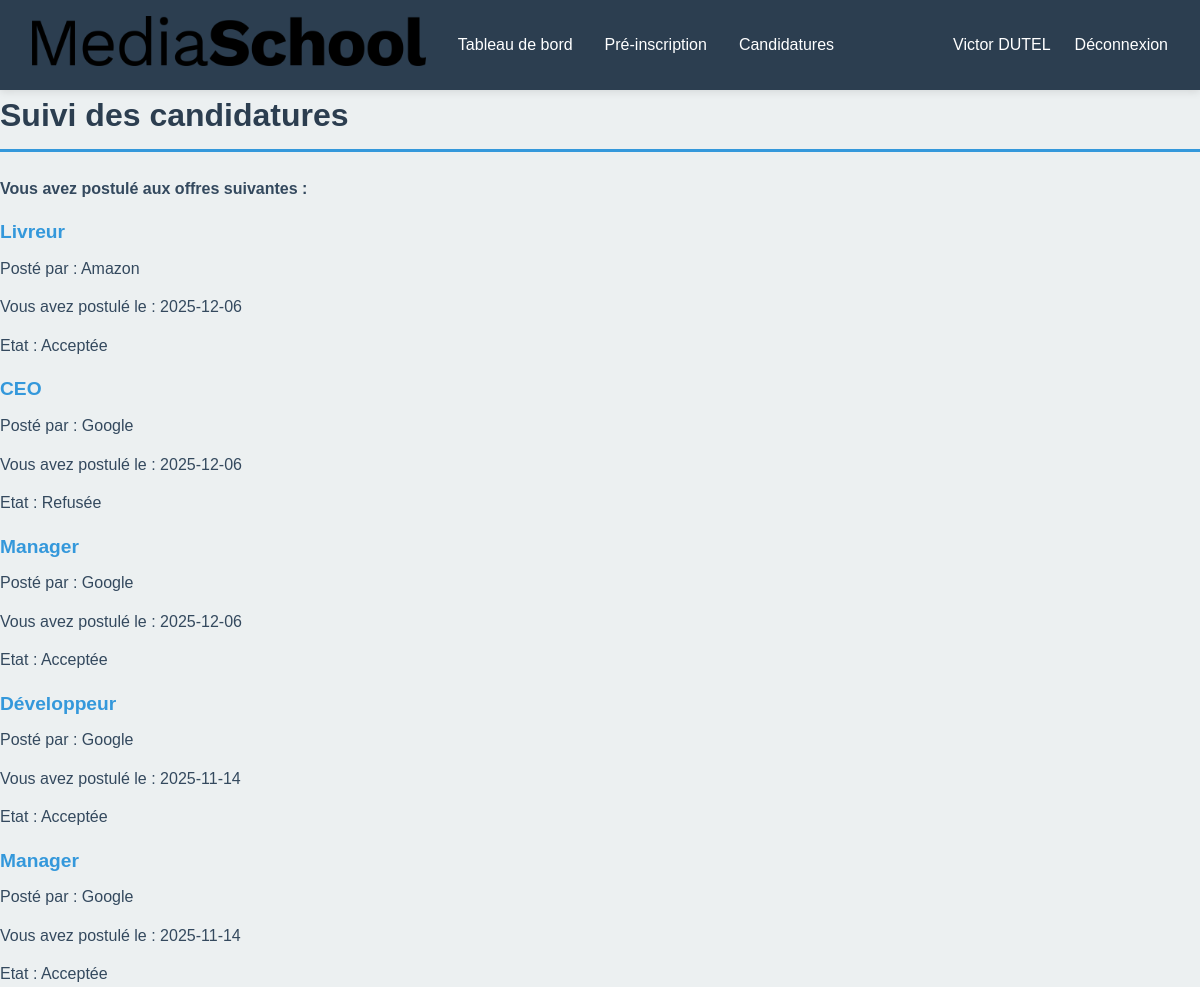
/users/eleve/candidatures.php (signed in), run on the app's committed database.
### tables this page shows
CREATE TABLE IF NOT EXISTS `candidature` (
  `id_candidature` int NOT NULL AUTO_INCREMENT,
  `etat` varchar(25) NOT NULL,
  `date_candidature` date DEFAULT NULL,
  `id_eleve` int DEFAULT NULL,
  `id_offre` int NOT NULL,
  PRIMARY KEY (`id_candidature`),
  KEY `id_eleve` (`id_eleve`),
  KEY `id_eleve_2` (`id_eleve`),
  KEY `id_offre` (`id_offre`)
);

CREATE TABLE IF NOT EXISTS `offre` (
  `id_offre` int NOT NULL AUTO_INCREMENT,
  `nom` varchar(50) NOT NULL,
  `type` varchar(50) NOT NULL,
  `duree` int NOT NULL,
  `unite_duree` varchar(2) NOT NULL,
  `date_creation` datetime NOT NULL DEFAULT CURRENT_TIMESTAMP,
  `description` text NOT NULL,
  `salaire` decimal(6,2) NOT NULL,
  `id_entreprise` int NOT NULL,
  PRIMARY KEY (`id_offre`),
  KEY `id_entreprise` (`id_entreprise`)
);

CREATE TABLE IF NOT EXISTS `entreprise` (
  `id_entreprise` int NOT NULL AUTO_INCREMENT,
  `nom` varchar(50) NOT NULL,
  `siret` varchar(15) NOT NULL,
  `email` varchar(100) NOT NULL,
  `telephone` varchar(15) NOT NULL,
  `mdp` varchar(100) NOT NULL,
  `secteur_activite` varchar(100) NOT NULL,
  `numero_rue` int NOT NULL,
  `rue` varchar(100) NOT NULL,
  `code_postal` varchar(5) NOT NULL,
  `ville` varchar(50) NOT NULL,
  PRIMARY KEY (`id_entreprise`)
);

### users/eleve/candidatures.php (the view, shortened to what this page needs)
<?php
require_once('../../connexion.php');
if (isset($_GET['id_candidature'])) {
    $id_candidature = $_GET['id_candidature'];
    $sql = "SELECT candidature.etat, candidature.date_candidature, offre.nom as nom_offre, offre.id_offre, entreprise.nom as nom_entreprise FROM candidature
    INNER JOIN offre ON offre.id_offre = candidature.id_offre
    INNER JOIN entreprise ON offre.id_entreprise = entreprise.id_entreprise
    WHERE candidature.id_candidature = ? AND candidature.id_eleve = ?";
    $stmt = $pdo->prepare($sql);
    $stmt->execute([$id_candidature, $_SESSION['user'][0]['id_eleve']]);
    $candidature = $stmt->fetchAll(PDO::FETCH_ASSOC);
    if (!$candidature) {
        echo "Candidature introuvable ou accès non autorisé.";
        exit();
    }
}
else {
    $sql = "SELECT candidature.etat, candidature.date_candidature, offre.nom as nom_offre, offre.id_offre, entreprise.nom as nom_entreprise FROM candidature
    INNER JOIN offre ON offre.id_offre = candidature.id_offre
    INNER JOIN entreprise ON offre.id_entreprise = entreprise.id_entreprise
    WHERE candidature.id_eleve = ?
    ORDER BY candidature.date_candidature DESC;";
    $stmt = $pdo->prepare($sql);
    $stmt->execute([$_SESSION['user'][0]['id_eleve']]);
    $candidatures = $stmt->fetchAll(PDO::FETCH_ASSOC);
}
?>
<!DOCTYPE html>
<html lang="fr">
<head>
    <link rel="stylesheet" href="../../style.css">
</head>
<body>
    <?php
        require_once "inc/header.php";
    ?>
    <div>
        <h1>Suivi des candidatures</h1>
        <?php
        if (isset($_GET['id_candidature'])) {
            if (!$candidature) {
                echo "<p>Candidature introuvable ou accès non autorisé.</p>";
            }
            else {
                echo "<div>";
                echo "<h3><a href='../../offre.php?id_offre=" . urlencode($candidature['id_offre']) . "'>" . htmlspecialchars($candidature['nom_offre']) . "</a></h3>";
                echo "<p>" . htmlspecialchars($candidature['nom_entreprise']) . "</p>";
                echo "</div>";
            }
        }
        else {
            if (count($candidatures) == 0) {
                echo "<p>Vous n'avez pas de candidatures en cours.</p>";
            }
            else {
                echo "<p><strong>Vous avez postulé aux offres suivantes :</strong></p>";
                foreach ($candidatures as $candidatur) {
                    echo "<div>";
                    echo "<h3><a href='../../offre.php?id_offre=" . urlencode($candidatur['id_offre']) . "'>" . htmlspecialchars($candidatur['nom_offre']) . "</a></h3>";
                    echo "<p>Posté par : " . htmlspecialchars($candidatur['nom_entreprise']) . "</p>";
                    echo "<p>Vous avez postulé le : " . htmlspecialchars($candidatur['date_candidature']) . "</p>";
                    echo "<p>Etat : " . htmlspecialchars($candidatur['etat']) . "</p>";
                    echo "</div>";
                }
            }
        }
        ?>
    </div>
</body>
</html>

### style.css (style rules this page uses)
* { margin: 0; padding: 0; box-sizing: border-box; }
:root { --color-primary: #2c3e50; --color-secondary: #3498db; --color-accent: #e74c3c; --color-success: #27ae60; --color-warning: #f39c12; --color-light: #ecf0f1; --color-white: #ffffff; --color-dark: #2c3e50; --color-border: #bdc3c7; --color-text: #34495e; --shadow: 0 2px 8px rgba(0, 0, 0, 0.1); --shadow-hover: 0 4px 12px rgba(0, 0, 0, 0.15); }
html, body { height: 100%; width: 100%; }
body { font-family: 'Arial', sans-serif; color: var(--color-text); background-color: var(--color-light); line-height: 1.6; }
h1 { color: var(--color-primary); margin-bottom: 1.5rem; font-size: 2rem; border-bottom: 3px solid var(--color-secondary); padding-bottom: 0.5rem; }
h3 { color: var(--color-primary); margin: 1rem 0 0.5rem 0; font-size: 1.2rem; }
a { color: var(--color-secondary); text-decoration: none; transition: color 0.3s ease; }
p { margin-bottom: 0.8rem; color: var(--color-text); }

### data on the page
candidature: id_offre.nom "Livreur", entreprise.nom "Amazon", date_candidature "2025-12-06", etat "Acceptée"
candidature: id_offre.nom "CEO", entreprise.nom "Google", date_candidature "2025-12-06", etat "Refusée"
candidature: id_offre.nom "Manager", entreprise.nom "Google", date_candidature "2025-12-06", etat "Acceptée"
candidature: id_offre.nom "Développeur", entreprise.nom "Google", date_candidature "2025-11-14", etat "Acceptée"
candidature: id_offre.nom "Manager", entreprise.nom "Google", date_candidature "2025-11-14", etat "Acceptée"

### other printed values
$_SESSION['user'][0]['prenom'] "Victor"
$_SESSION['user'][0]['nom'] "DUTEL"
